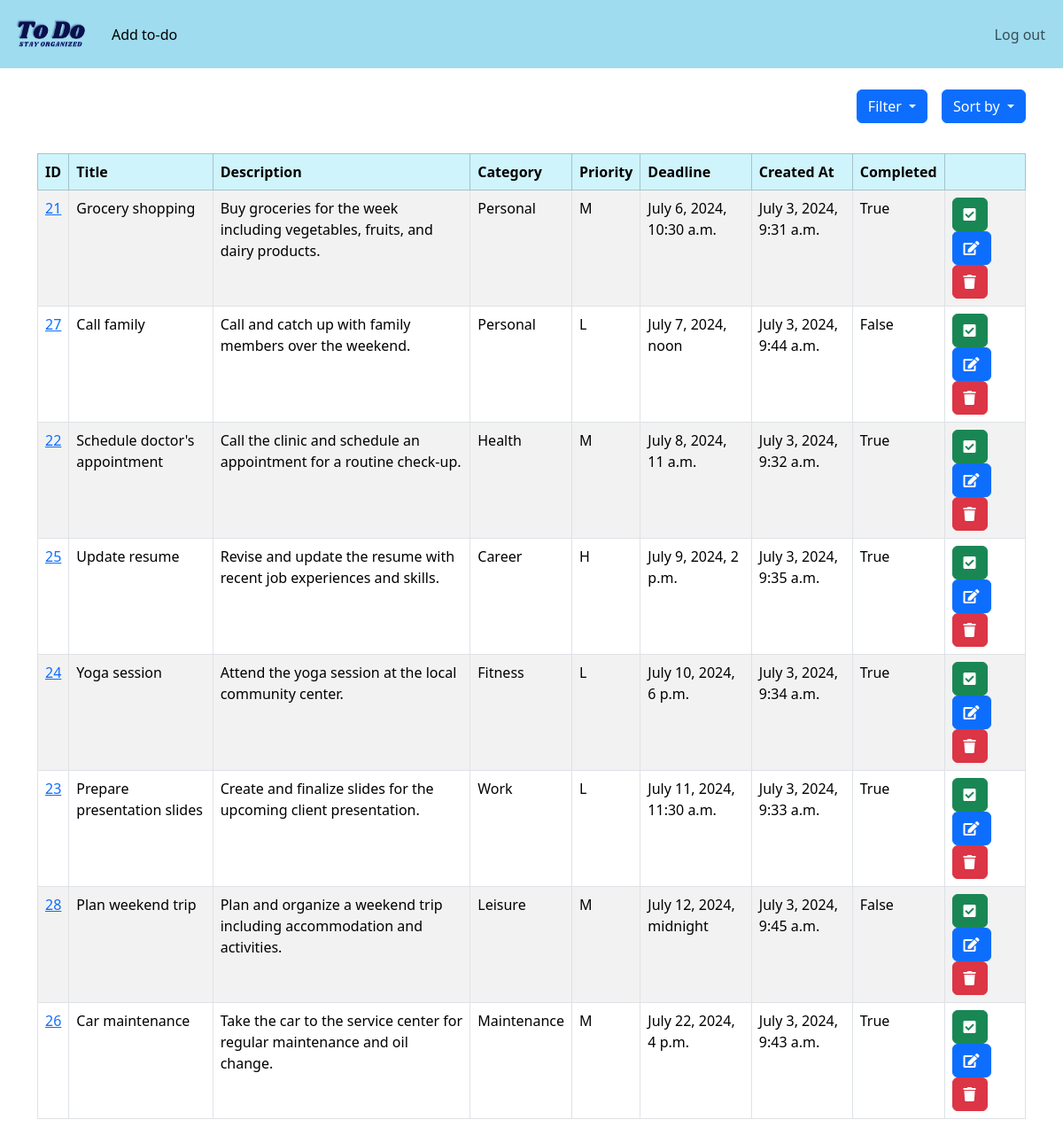
The app's page /sort_tasks/deadline/ (signed in) with its own data.
### website/models.py (models this page shows, shortened)
class Task(models.Model):
    PRIORITY_CHOICES = [
        ('L', 'Low'),
        ('M', 'Medium'),
        ('H', 'High'),
    ]
    user = models.ForeignKey(User, on_delete=models.CASCADE)
    created_at = models.DateTimeField(auto_now_add=True)
    title = models.CharField(max_length=100)
    description = models.TextField()
    category = models.CharField(max_length=50, blank=True, null=True)
    deadline = models.DateTimeField(blank=True, null=True)
    priority = models.CharField(max_length=1, choices=PRIORITY_CHOICES, default='M')
    completed = models.BooleanField(default=False)

### website/views.py (the view)
# urls.py: path('sort_tasks/<str:sort_by>/', views.sort_tasks, name ='sorted_task'),
def sort_tasks(request, sort_by):
    if request.user.is_authenticated:
        tasks = Task.objects.filter(user=request.user).order_by(sort_by)
        return render(request, 'home.html', {'tasks': tasks})
    else:
        messages.success(request, "You must be logged in! Log in and try again...")
        return redirect('home')

### website/templates/home.html (shortened to what this page needs)
{% extends 'base.html' %}
{% block content %}
<div class="dropdown float-end">
  <button class="btn btn-primary dropdown-toggle" type="button" data-bs-toggle="dropdown" aria-expanded="false">
   Sort by
  </button>
</div>
<div class="dropdown float-end me-3">
  <button class="btn btn-primary dropdown-toggle" type="button" data-bs-toggle="dropdown" aria-expanded="false">
   Filter
  </button>
</div>
<br/>
<br/>
<br/>
<table class="table table-striped table-hover table-bordered" >
  <thead class="table-info">
    <tr>
      <th scope="col">ID</th>
      <th scope="col">Title</th>
      <th scope="col">Description</th>
      <th scope="col">Category</th>
      <th scope="col">Priority</th>
      <th scope="col">Deadline</th>
      <th scope="col">Created At</th>
      <th scope="col">Completed</th>
      <th scope="col"></th>
    </tr>
  </thead>
  <tbody>
    {% if tasks %}
      {% for task in tasks %}
        <tr>
          <td><a href = "{% url 'task' task.id %}">{{ task.id }}</a></td>
          <td>{{ task.title }}</td>
          <td>{{ task.description }}</td>
          <td>{{ task.category }}</td>
          <td>{{ task.priority }}</td>
          <td>{{ task.deadline }}</td>
          <td>{{ task.created_at }}</td>
          <td>{{ task.completed }}</td>
          <td>
            <a href="{% url 'complete_task' task.id %}" class="btn btn-success"><i class="fas fa-check-square"></i></a>
            <a href="{% url 'edit_task' task.id %}" class="btn btn-primary"><i class="fas fa-edit"></i></a>
            <a href="{% url 'delete_task' task.id %}" class="btn btn-danger"><i class="fas fa-trash"></i></a>
          </td>
        </tr>
      {% endfor %}
    {% else %}
      <tr>
        <td colspan="7">No tasks found.</td>
      </tr>
    {% endif %}
  </tbody>
</table>
<br/>
<br/>
<br/>
{% endblock %}

### records on screen
Task: id "21", title "Grocery shopping", description "Buy groceries for the week including vegetables, fruits, and dairy products.", category "Personal", priority "M", deadline "July 6, 2024, 10:30 a.m.", created_at "July 3, 2024, 9:31 a.m.", completed "True"
Task: id "27", title "Call family", description "Call and catch up with family members over the weekend.", category "Personal", priority "L", deadline "July 7, 2024, noon", created_at "July 3, 2024, 9:44 a.m.", completed "False"
Task: id "22", title "Schedule doctor's appointment", description "Call the clinic and schedule an appointment for a routine check-up.", category "Health", priority "M", deadline "July 8, 2024, 11 a.m.", created_at "July 3, 2024, 9:32 a.m.", completed "True"
Task: id "25", title "Update resume", description "Revise and update the resume with recent job experiences and skills.", category "Career", priority "H", deadline "July 9, 2024, 2 p.m.", created_at "July 3, 2024, 9:35 a.m.", completed "True"
Task: id "24", title "Yoga session", description "Attend the yoga session at the local community center.", category "Fitness", priority "L", deadline "July 10, 2024, 6 p.m.", created_at "July 3, 2024, 9:34 a.m.", completed "True"
Task: id "23", title "Prepare presentation slides", description "Create and finalize slides for the upcoming client presentation.", category "Work", priority "L", deadline "July 11, 2024, 11:30 a.m.", created_at "July 3, 2024, 9:33 a.m.", completed "True"
Task: id "28", title "Plan weekend trip", description "Plan and organize a weekend trip including accommodation and activities.", category "Leisure", priority "M", deadline "July 12, 2024, midnight", created_at "July 3, 2024, 9:45 a.m.", completed "False"
Task: id "26", title "Car maintenance", description "Take the car to the service center for regular maintenance and oil change.", category "Maintenance", priority "M", deadline "July 22, 2024, 4 p.m.", created_at "July 3, 2024, 9:43 a.m.", completed "True"
